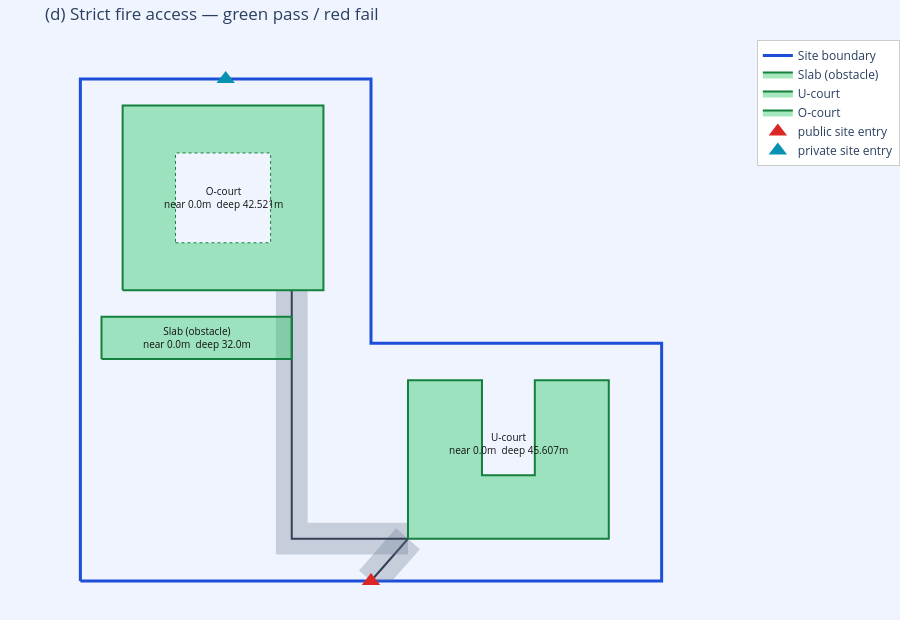

Write notebook code for a chart like this one.
### Markdown cell above
## (d) Fire access — loose vs strict

`constraint_value = distance − max_distance` (≤ 0 ⇒ the nearest wall is reachable) is
unchanged. **Loose** mode checks only that nearest wall. **Strict** mode also requires
the *deepest interior point* and every *courtyard* to be serviceable — so a building
whose outer wall is reachable but whose enclosed court is not will pass loose and
**fail strict**.

### Code cell
loose  = check_fire_access(BUILDINGS, circ, max_distance=MAX_FIRE_DISTANCE_M)
strict = check_fire_access(BUILDINGS, circ, max_distance=MAX_FIRE_DISTANCE_M, strict=True)
print('loose :', loose['summary'],  '| all_pass =', loose['all_pass'])
print('strict:', strict['summary'], '| all_pass =', strict['all_pass'])
for lb, sb in zip(loose['buildings'], strict['buildings']):
    courts = ','.join(f"{c['type']}:{'ok' if c['reachable'] else 'X'}" for c in sb['courtyards']) or '-'
    print(f"  {lb['building_id']:8s} near={lb['distance_m']:5}m deep={sb['deepest_point_distance_m']:5}m "
          f"courts=[{courts}]  loose_pass={lb['pass']} strict_pass={sb['pass']}")

fig = base_fig('(d) Strict fire access — green pass / red fail')
add_circulation(fig, circ)
add_buildings(fig, BUILDINGS, fire=strict)
add_entries(fig, entries)
fig.show()

### Figure 1 — Plotly figure (JSON) as saved in the notebook; plotly's stock layout.template omitted (floating-point values rounded to 4 significant figures)
{"data": [{"hoverinfo": "skip", "line": {"color": "#1d4ed8", "width": 3}, "mode": "lines", "name": "Site boundary", "showlegend": true, "type": "scatter", "x": [0.0, 110.0, 110.0, 55.0, 55.0, 0.0, 0.0, 0.0], "y": [0.0, 0.0, 45.0, 45.0, 95.0, 95.0, 0.0, 0.0]}, {"fill": "toself", "fillcolor": "rgba(100,116,139,0.30)", "hoverinfo": "skip", "line": {"color": "rgba(100,116,139,0.0)", "width": 0}, "mode": "lines", "showlegend": false, "type": "scatter", "x": [64.26, 58.99, 55.0, 52.74, 59.74, 64.26, 64.26], "y": [6.024, 0.0, 0.0, 1.976, 9.976, 6.024, 6.024]}, {"hoverinfo": "skip", "line": {"color": "#334155", "width": 2}, "mode": "lines", "name": "path_0 -> court_U", "showlegend": false, "type": "scatter", "x": [55.0, 62.0], "y": [0.0, 8.0]}, {"fill": "toself", "fillcolor": "rgba(100,116,139,0.30)", "hoverinfo": "skip", "line": {"color": "rgba(100,116,139,0.0)", "width": 0}, "mode": "lines", "showlegend": false, "type": "scatter", "x": [37.0, 43.0, 43.0, 62.0, 62.0, 37.0, 37.0, 37.0], "y": [42.0, 42.0, 11.0, 11.0, 5.0, 5.0, 42.0, 42.0]}, {"hoverinfo": "skip", "line": {"color": "#334155", "width": 2}, "mode": "lines", "name": "path_1 -> block", "showlegend": false, "type": "scatter", "x": [62.0, 40.0, 40.0], "y": [8.0, 8.0, 42.0]}, {"fill": "toself", "fillcolor": "rgba(100,116,139,0.30)", "hoverinfo": "skip", "line": {"color": "rgba(100,116,139,0.0)", "width": 0}, "mode": "lines", "showlegend": false, "type": "scatter", "x": [43.0, 43.0, 37.0, 37.0, 43.0, 43.0], "y": [55.0, 42.0, 42.0, 55.0, 55.0, 55.0]}, {"hoverinfo": "skip", "line": {"color": "#334155", "width": 2}, "mode": "lines", "name": "path_2 -> court_O", "showlegend": false, "type": "scatter", "x": [40.0, 40.0], "y": [42.0, 55.0]}, {"fill": "toself", "fillcolor": "rgba(34,197,94,0.40)", "hoverinfo": "skip", "line": {"color": "#15803d", "width": 2}, "mode": "lines", "name": "Slab (obstacle)", "showlegend": true, "type": "scatter", "x": [4.0, 40.0, 40.0, 4.0, 4.0], "y": [42.0, 42.0, 50.0, 50.0, 42.0]}, {"fill": "toself", "fillcolor": "rgba(34,197,94,0.40)", "hoverinfo": "skip", "line": {"color": "#15803d", "width": 2}, "mode": "lines", "name": "U-court", "showlegend": true, "type": "scatter", "x": [62.0, 100.0, 100.0, 86.0, 86.0, 76.0, 76.0, 62.0, 62.0], "y": [8.0, 8.0, 38.0, 38.0, 20.0, 20.0, 38.0, 38.0, 8.0]}, {"fill": "toself", "fillcolor": "rgba(34,197,94,0.40)", "hoverinfo": "skip", "line": {"color": "#15803d", "width": 2}, "mode": "lines", "name": "O-court", "showlegend": true, "type": "scatter", "x": [8.0, 46.0, 46.0, 8.0, 8.0], "y": [55.0, 55.0, 90.0, 90.0, 55.0]}, {"fill": "toself", "fillcolor": "#f0f4ff", "hoverinfo": "skip", "line": {"color": "#15803d", "dash": "dot", "width": 1}, "mode": "lines", "showlegend": false, "type": "scatter", "x": [18.0, 36.0, 36.0, 18.0, 18.0], "y": [64.0, 64.0, 81.0, 81.0, 64.0]}, {"hoverinfo": "skip", "marker": {"color": "#dc2626", "size": 16, "symbol": "triangle-up"}, "mode": "markers", "name": "public site entry", "showlegend": true, "type": "scatter", "x": [55.0], "y": [0.0]}, {"hoverinfo": "skip", "marker": {"color": "#0891b2", "size": 16, "symbol": "triangle-up"}, "mode": "markers", "name": "private site entry", "showlegend": true, "type": "scatter", "x": [27.5], "y": [95.0]}], "layout": {"annotations": [{"font": {"color": "#111", "size": 10}, "showarrow": false, "text": "Slab (obstacle)<br>near 0.0m  deep 32.0m", "x": 22.0, "y": 46.0}, {"font": {"color": "#111", "size": 10}, "showarrow": false, "text": "U-court<br>near 0.0m  deep 45.607m", "x": 81.0, "y": 26.0}, {"font": {"color": "#111", "size": 10}, "showarrow": false, "text": "O-court<br>near 0.0m  deep 42.521m", "x": 27.0, "y": 72.5}], "height": 620, "legend": {"bgcolor": "white", "bordercolor": "#ccc", "borderwidth": 1, "x": 1.02, "y": 1}, "margin": {"b": 0, "l": 0, "r": 0, "t": 40}, "paper_bgcolor": "#f0f4ff", "plot_bgcolor": "#f0f4ff", "title": {"text": "(d) Strict fire access — green pass / red fail"}, "xaxis": {"visible": false}, "yaxis": {"scaleanchor": "x", "scaleratio": 1, "visible": false}}}
